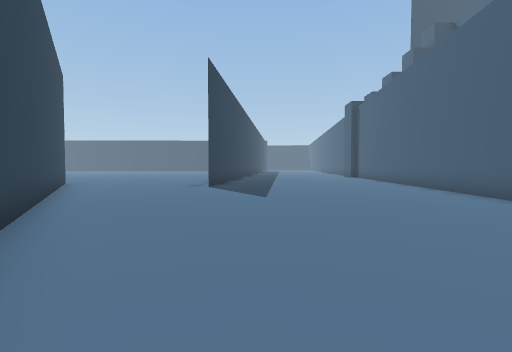
View 1 (above)

13 first-person views from a walk through a Unity game level. The camera is 1.5 m above the floor, tilts 2° down and sees 85° across. The floor is counted in squares, 2 m on a side. Each view is taken from the middle of a square. On the plan, view 1 faces up. The plan holds only what a view shows up to about 10 squares ahead; the rest is blank. The place goes on beyond the plan. The player character is not drawn. Some animated figures are not drawn.

View 2
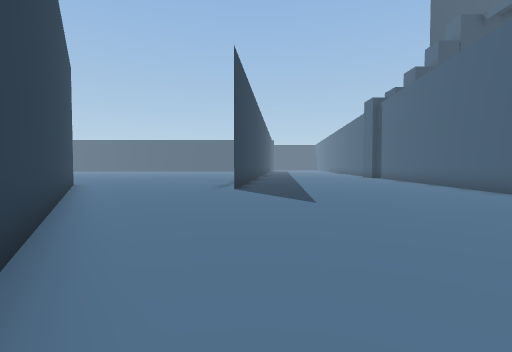

View 3
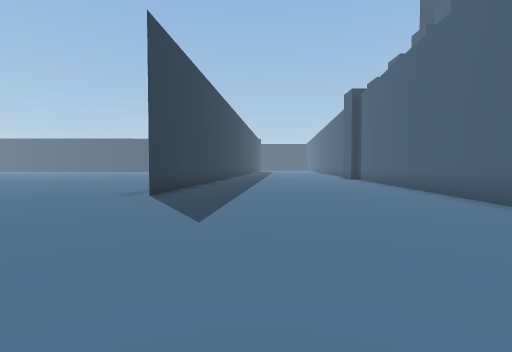

View 4
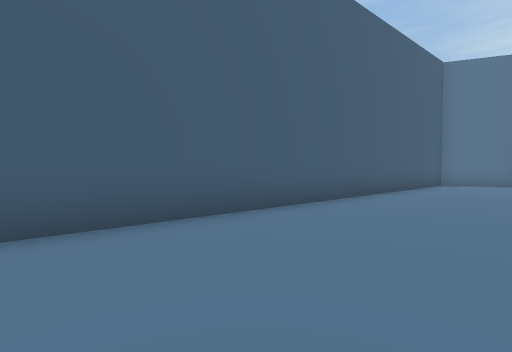

View 5
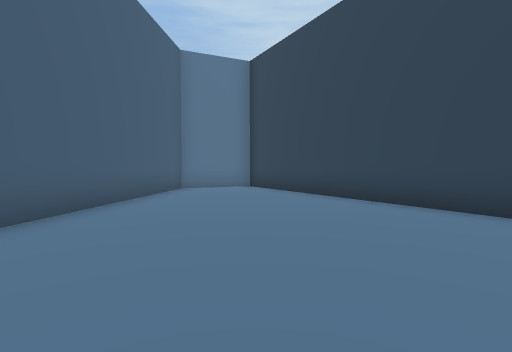

View 6
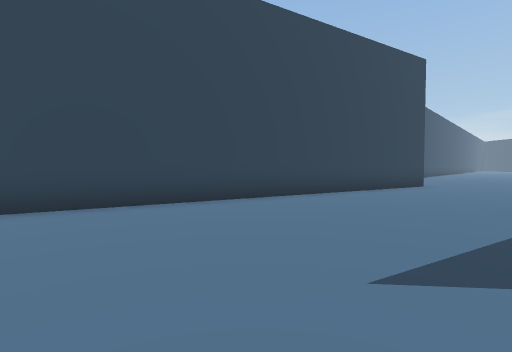

View 7
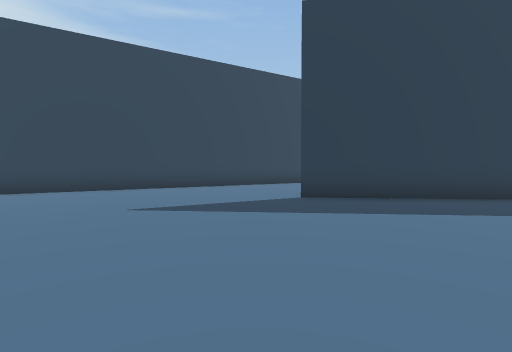

View 8
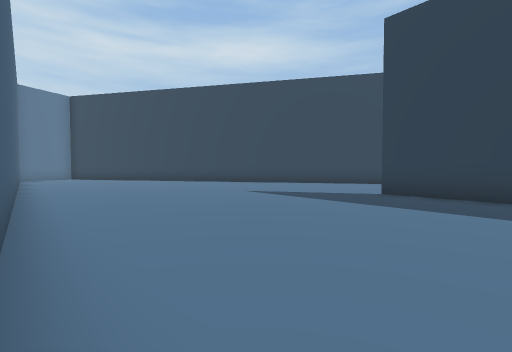

View 9
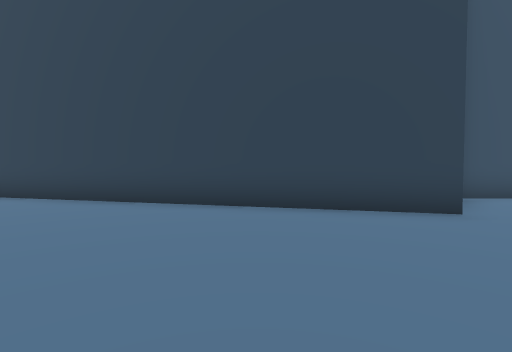

View 10
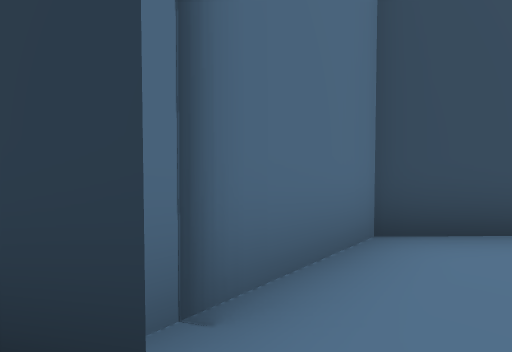

View 11
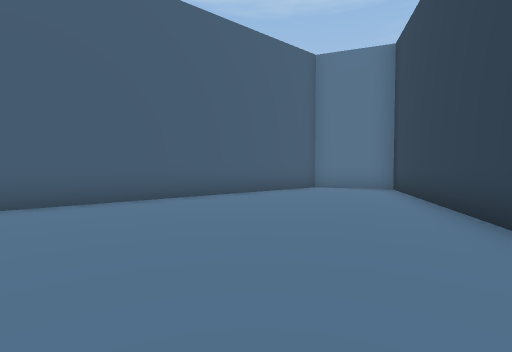

View 12
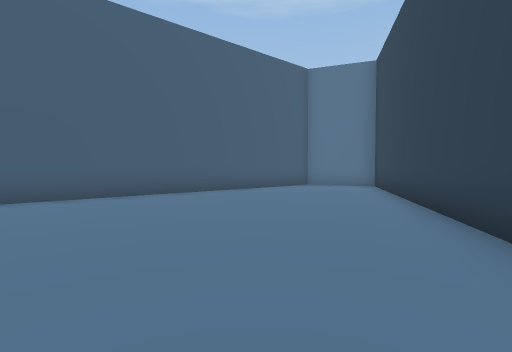

View 13
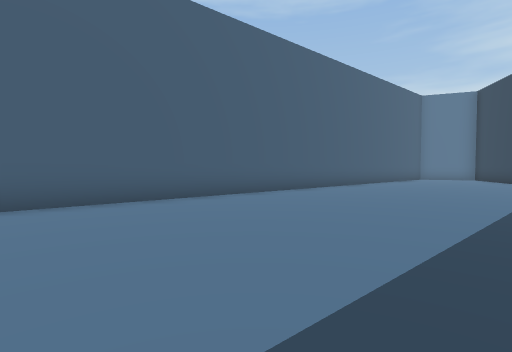

### Floor plan
Points are (right, up) in squares from view 1. A wall is a line through its corners. A room is listed if a view was taken in it or the views show most of it. See-through windows are left out.
Room 1 (views 1, 2, 3, 4, 5, 6, 7, 8, 9, 10, 11, 12, 13)
walls: (-1.4, 13.6) (-1.7, 10); (-8.4, 12.2) (2.2, -5.5) (4.5, -4.5) (6.2, 13)
ways out: opening at (-8, 13)

Positions as (right, up) in squares from view 1, and headings:
1: (0, 0), facing up
2: (-1, 1), facing up
3: (1, 3), facing up
4: (2, 8), facing down-right
5: (2, 5), facing down
6: (2, 6), facing left
7: (5, 9), facing left
8: (6, 13), facing down-left
9: (-3, 13), facing down-left
10: (-8, 13), facing down-left
11: (-1, 4), facing down-right
12: (-2, 5), facing down-right
13: (0, 13), facing down-right
